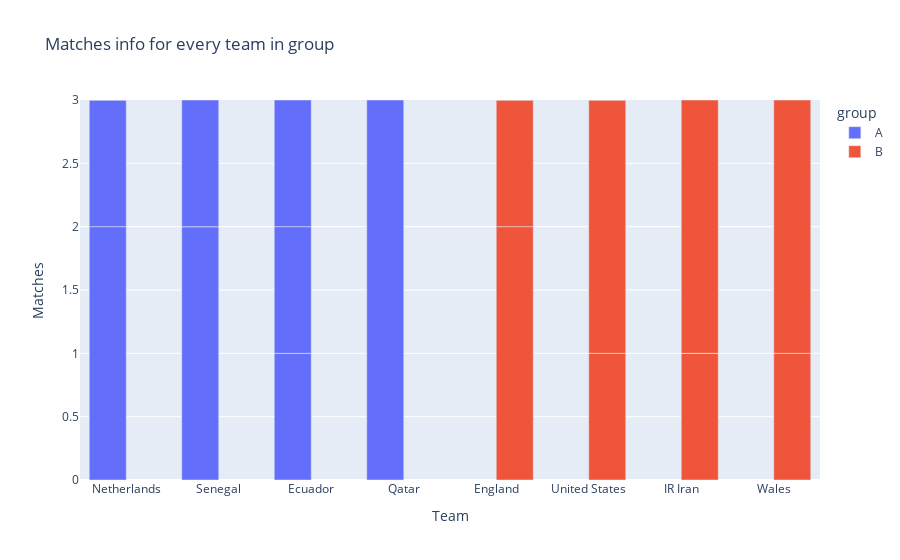

The code cell stored with this chart in its notebook:
### Code cell
z = df[df['group'].isin(['A','B'])]
fig = px.bar(z,x=z.team,y=[z.wins,z.draws,z.losses],color='group',barmode='group',labels={'value':"Matches",'team':'Team'},title="Matches info for every team in group")
fig.update_layout(yaxis_range = [0,3])
fig.show()

### Figure 1 — Plotly figure (JSON) as saved in the notebook; plotly's stock layout.template omitted (floating-point values rounded to 4 significant figures)
{"data": [{"alignmentgroup": "True", "hovertemplate": "group=A<br>Team=%{x}<br>Matches=%{y}<extra></extra>", "legendgroup": "A", "marker": {"color": "#636efa", "pattern": {"shape": ""}}, "name": "A", "offsetgroup": "A", "orientation": "v", "showlegend": true, "textposition": "auto", "type": "bar", "x": ["Netherlands", "Senegal", "Ecuador", "Qatar", "Netherlands", "Senegal", "Ecuador", "Qatar", "Netherlands", "Senegal", "Ecuador", "Qatar"], "xaxis": "x", "y": [2, 2, 1, 0, 1, 0, 1, 0, 0, 1, 1, 3], "yaxis": "y"}, {"alignmentgroup": "True", "hovertemplate": "group=B<br>Team=%{x}<br>Matches=%{y}<extra></extra>", "legendgroup": "B", "marker": {"color": "#EF553B", "pattern": {"shape": ""}}, "name": "B", "offsetgroup": "B", "orientation": "v", "showlegend": true, "textposition": "auto", "type": "bar", "x": ["England", "United States", "IR Iran", "Wales", "England", "United States", "IR Iran", "Wales", "England", "United States", "IR Iran", "Wales"], "xaxis": "x", "y": [2, 1, 1, 0, 1, 2, 0, 1, 0, 0, 2, 2], "yaxis": "y"}], "layout": {"barmode": "group", "legend": {"title": {"text": "group"}, "tracegroupgap": 0}, "title": {"text": "Matches info for every team in group"}, "xaxis": {"anchor": "y", "domain": [0, 1], "title": {"text": "Team"}}, "yaxis": {"anchor": "x", "domain": [0, 1], "range": [0, 3], "title": {"text": "Matches"}}}}
